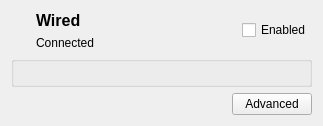
<?xml version="1.0" encoding="UTF-8"?>
<ui version="4.0">
 <class>WiredPage</class>
 <widget class="QWidget" name="WiredPage">
  <property name="geometry">
   <rect>
    <x>0</x>
    <y>0</y>
    <width>323</width>
    <height>125</height>
   </rect>
  </property>
  <property name="windowTitle">
   <string notr="true">Form</string>
  </property>
  <layout class="QVBoxLayout" name="verticalLayout">
   <item>
    <layout class="QHBoxLayout" name="horizontalLayout_5">
     <item>
      <widget class="QLabel" name="icon">
       <property name="text">
        <string/>
       </property>
       <property name="pixmap">
        <pixmap>:/images/network-wired.png</pixmap>
       </property>
       <property name="alignment">
        <set>Qt::AlignLeading|Qt::AlignLeft|Qt::AlignTop</set>
       </property>
      </widget>
     </item>
     <item>
      <layout class="QVBoxLayout" name="verticalLayout_3">
       <item>
        <layout class="QHBoxLayout" name="horizontalLayout_6">
         <item>
          <spacer name="horizontalSpacer_2">
           <property name="orientation">
            <enum>Qt::Horizontal</enum>
           </property>
           <property name="sizeType">
            <enum>QSizePolicy::Fixed</enum>
           </property>
           <property name="sizeHint" stdset="0">
            <size>
             <width>12</width>
             <height>20</height>
            </size>
           </property>
          </spacer>
         </item>
         <item>
          <layout class="QVBoxLayout" name="verticalLayout_2">
           <item>
            <widget class="QLabel" name="label">
             <property name="font">
              <font>
               <pointsize>12</pointsize>
               <weight>75</weight>
               <bold>true</bold>
              </font>
             </property>
             <property name="text">
              <string>Wired</string>
             </property>
            </widget>
           </item>
           <item>
            <widget class="QLabel" name="status">
             <property name="text">
              <string>Connected</string>
             </property>
            </widget>
           </item>
          </layout>
         </item>
         <item>
          <spacer name="horizontalSpacer_4">
           <property name="orientation">
            <enum>Qt::Horizontal</enum>
           </property>
           <property name="sizeHint" stdset="0">
            <size>
             <width>40</width>
             <height>20</height>
            </size>
           </property>
          </spacer>
         </item>
         <item>
          <widget class="QCheckBox" name="enabled">
           <property name="text">
            <string>Enabled</string>
           </property>
          </widget>
         </item>
        </layout>
       </item>
      </layout>
     </item>
    </layout>
   </item>
   <item>
    <widget class="Ipv4Widget" name="ipv4Widget">
     <property name="sizePolicy">
      <sizepolicy hsizetype="Preferred" vsizetype="MinimumExpanding">
       <horstretch>0</horstretch>
       <verstretch>0</verstretch>
      </sizepolicy>
     </property>
     <property name="minimumSize">
      <size>
       <width>0</width>
       <height>0</height>
      </size>
     </property>
    </widget>
   </item>
   <item>
    <layout class="QHBoxLayout" name="horizontalLayout_3">
     <item>
      <spacer name="horizontalSpacer">
       <property name="orientation">
        <enum>Qt::Horizontal</enum>
       </property>
       <property name="sizeHint" stdset="0">
        <size>
         <width>40</width>
         <height>20</height>
        </size>
       </property>
      </spacer>
     </item>
     <item>
      <widget class="QPushButton" name="advancedButton">
       <property name="text">
        <string>Advanced</string>
       </property>
      </widget>
     </item>
    </layout>
   </item>
  </layout>
 </widget>
 <customwidgets>
  <customwidget>
   <class>Ipv4Widget</class>
   <extends>QGroupBox</extends>
   <header>ipv4widget.h</header>
   <container>1</container>
  </customwidget>
 </customwidgets>
 <resources>
  <include location="qconnman-ui.qrc"/>
 </resources>
 <connections/>
</ui>
